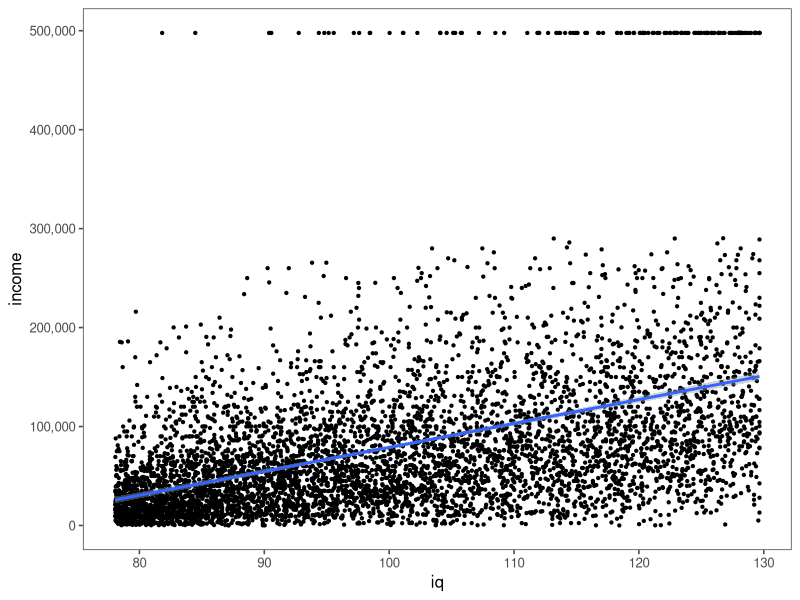
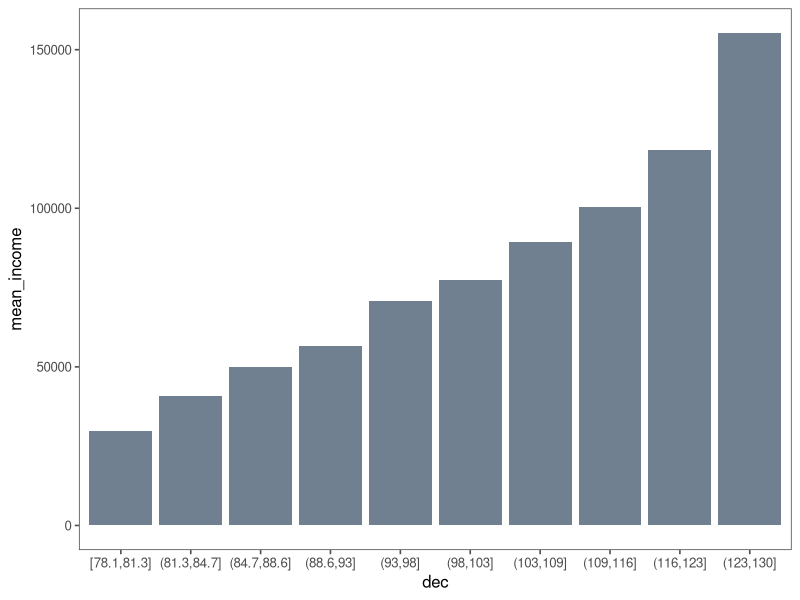
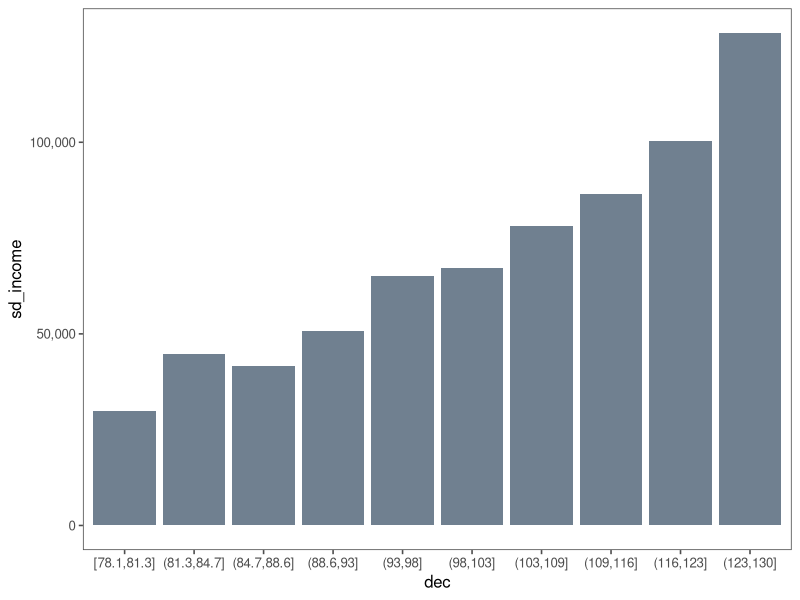

Write R code to recreate these figures, in order.
#! /usr/bin/Rscript

library(dplyr)
library(ggplot2)
library(ggthemes)
library(scales)

df        <- read.csv("default.csv") %>%
             filter(R0618301 > 0 & T4112300 > 0) %>%
             mutate(iq=((R0618301 - mean(R0618301)) / sd(R0618301)) * 
                                 15 + 100) %>%
             mutate(dec=cut(iq, unique(quantile(iq, seq(0, 1, 0.1))),
                            include.lowest=TRUE)) %>%
             select(-R0618301)
names(df) <- c("id", "income", "iq", "dec")

g1        <- ggplot(data=df, aes(iq, income)) +
             geom_point(cex=0.8) +
             stat_smooth(method="lm", lwd=1) +
             scale_y_continuous(labels=comma) +
             theme_few()
png(filename="income_iq.png", width=600, height=480)
g1
dev.off()

means     <- summarise(group_by(df, dec), mean_income=mean(income))

g2        <- ggplot(means, aes(dec, mean_income)) +
             geom_bar(stat="identity", fill="slategrey") +
             theme_few()
png(filename="mean_income.png", width=600, height=480)
g2
dev.off()

sds       <- summarise(group_by(df, dec), sd_income=sd(income))

g3        <- ggplot(sds, aes(dec, sd_income)) +
             geom_bar(stat="identity", fill="slategrey") +
             scale_y_continuous(labels=comma) +
             theme_few()
png(filename="sd_income.png", width=600, height=480)
g3
dev.off()
